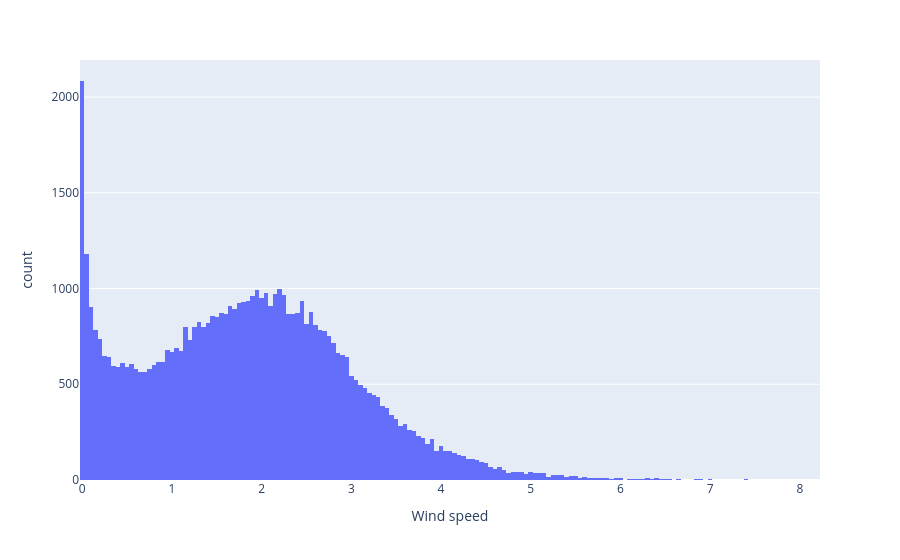

The code cell stored with this chart in its notebook:
### Code cell
fig = px.histogram(df, x=df.columns[10])  # Plot first column
fig.show()

### Figure 1 — Plotly figure (JSON) as saved in the notebook; plotly's stock layout.template omitted (floating-point values rounded to 4 significant figures; data arrays with more than 128 entries replaced by an {"elided": "..."} marker saying what was removed)
{"data": [{"bingroup": "x", "hovertemplate": "Wind speed=%{x}<br>count=%{y}<extra></extra>", "legendgroup": "", "marker": {"color": "#636efa", "pattern": {"shape": ""}}, "name": "", "orientation": "v", "showlegend": false, "type": "histogram", "x": {"elided": "57586 float values"}, "xaxis": "x", "yaxis": "y"}], "layout": {"barmode": "relative", "legend": {"tracegroupgap": 0}, "margin": {"t": 60}, "xaxis": {"anchor": "y", "domain": [0, 1], "title": {"text": "Wind speed"}}, "yaxis": {"anchor": "x", "domain": [0, 1], "title": {"text": "count"}}}}
